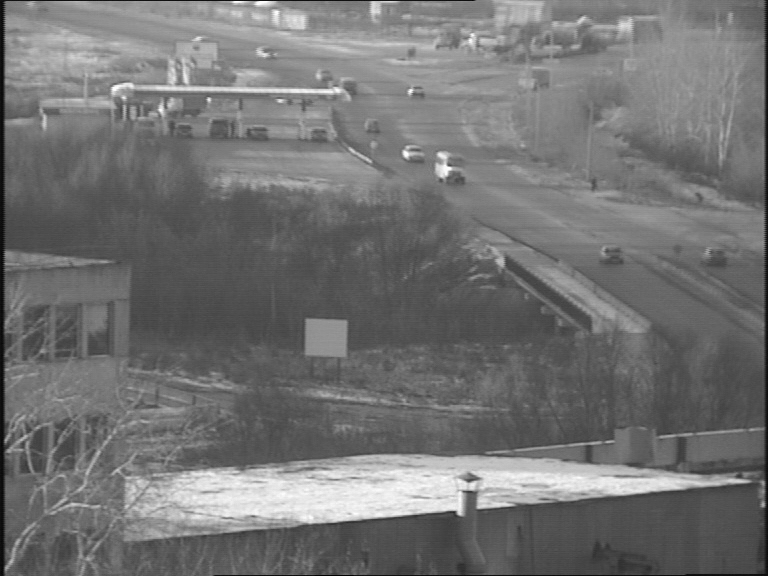
%> input picture Work/Lab2/izobr1.BMP, 768 x 576 px
$ octave test_noise_2.m   (GNU Octave 9; MATLAB toolbox functions it lacks are replaced by stand-ins)
%> lines starting %> are read from the running program, lines starting %| are printed output that depends on the picture
close all; clear;
Image = imread('C:\Users\Insanewave\Desktop\MATLAB_CV\Work\Lab2\izobr1.BMP'); % vvedite stroku
%> Image is the input picture: size 576x768 uint8; min 0, max 254, mean 114.6
if size(Image,3)~=1
    Image = rgb2gray(Image);
end;
Image = im2double(Image);
%> Image: size 576x768 double
noise_type = 'speckle'; % vvedite stroku: 'gaussian','salt & pepper','speckle'
init_parameter = 0.00; % vvedite chislo
step_parameter = 0.004; % vvedite chislo
final_parameter = 0.02; % vvedite chislo
for i = 1 : 6
    parameter = init_parameter + step_parameter*(i-1);
    if isequal(noise_type,'gaussian')
        Noised = imnoise(Image, noise_type, 0, parameter);
        x_caption = 'additive gaussian noise variance {\bf\sigma^2}';
    else
        Noised = imnoise(Image, noise_type, parameter);
        if isequal(noise_type,'salt & pepper')
            x_caption = 'impulse (salt-and-pepper) noise density {\bfd}';
        else
            x_caption = 'speckle noise parameter {\bf\it\mu}';
        end;
    end;
    h1 = [1 1 1; 1 1 1; 1 1 1]/9;
    Smoothed1 = imfilter(Noised, h1);
    h2 = [1 1 1; 1 2 1; 1 1 1]/10;
    Smoothed2 = imfilter(Noised, h2);
    h3 = [1 2 1; 2 4 2; 1 2 1]/16;
    Smoothed3 = imfilter(Noised, h3);
    Smoothed4 = wiener2(Noised, [3 3]);
    Smoothed5 = medfilt2(Noised, [3 3]);
	noise_error(i) = sqrt(sum(sum(abs(Image-Noised).^2))/prod(size(Image)));
	mask1_error(i) = sqrt(sum(sum(abs(Image-Smoothed1).^2))/prod(size(Image)));
	mask2_error(i) = sqrt(sum(sum(abs(Image-Smoothed2).^2))/prod(size(Image)));
	wiener_error(i) = sqrt(sum(sum(abs(Image-Smoothed4).^2))/prod(size(Image)));
	mask3_error(i) = sqrt(sum(sum(abs(Image-Smoothed3).^2))/prod(size(Image)));
	median_error(i) = sqrt(sum(sum(abs(Image-Smoothed5).^2))/prod(size(Image)));
end;
%> after the loop, mask1_error = [0.017 0.0197 0.0221 0.0242 0.0262 0.028]; mask2_error = [0.0153 0.0185 0.0212 0.0235 0.0257 0.0277]; mask3_error = [0.013 0.0171 0.0205 0.0233 0.0258 0.0281]; median_error = [0.0118 0.0197 0.025 0.0295 0.0334 0.0367]; noise_error = [0 0.0298 0.042 0.0511 0.059 0.0658]; wiener_error = [0.00974 0.0164 0.0215 0.0258 0.0294 0.0327]; x_caption = 'speckle noise parameter {\bf\it\mu}'
figure; imshow(Image); title('Original Image');
figure; imshow(Noised); title('Noised Image');
figure; imshow(Smoothed1); title('Smoothed Image (mask_1)');
figure; imshow(Smoothed2); title('Smoothed Image (mask_2)');
figure; imshow(Smoothed3); title('Smoothed Image (mask_3)');
figure; imshow(Smoothed4); title('Smoothed Image (wiener)');
figure; imshow(Smoothed5); title('Smoothed Image (median)');
arg = init_parameter : step_parameter : final_parameter;
figure; plot(arg, mask1_error, arg, mask2_error, arg, mask3_error, arg, wiener_error, arg, median_error);
legend('mask1', 'mask2', 'mask3', 'wiener', 'median');
ylabel('mean square error of smoothing');
xlabel(x_caption);
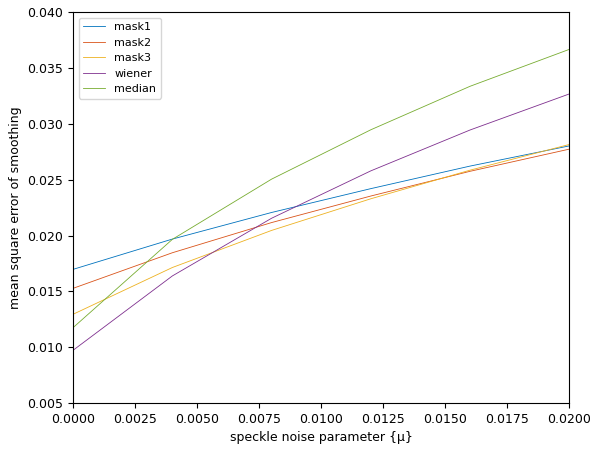
%> figure redrawn from the program's plot data
